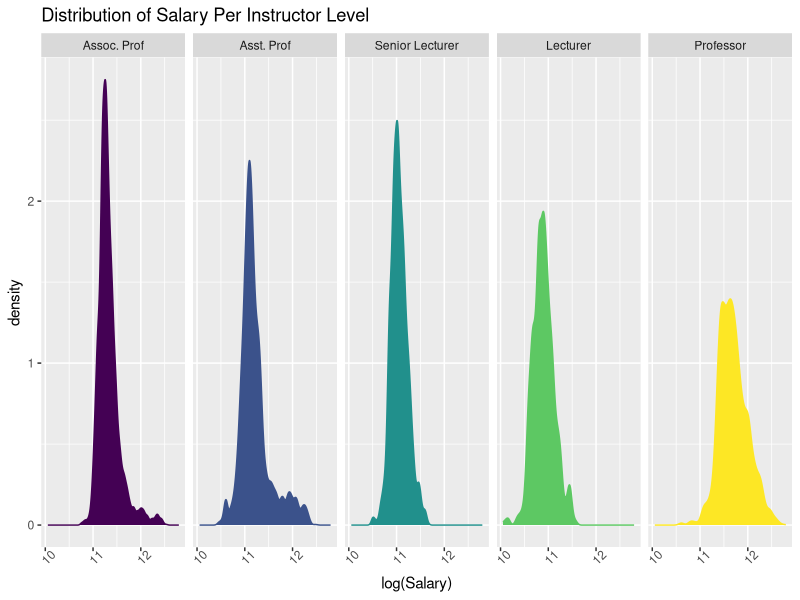
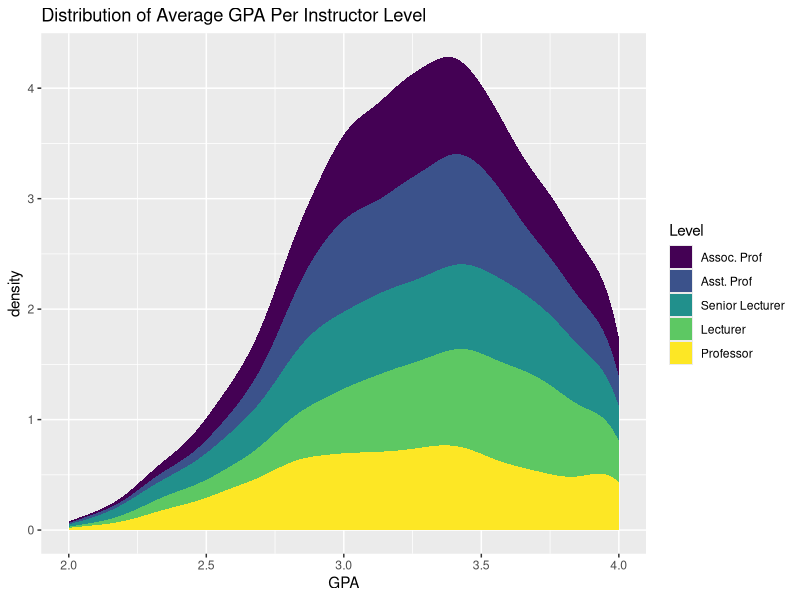

These charts were generated, in order, by the following R code: (Note: this script raises an error after producing the figures.)
## ---- chunk 1
knitr::opts_chunk$set(echo = TRUE)

# library
library(tidyverse)
library(dplyr)
library(viridis)
library(broom)
library(mgcv)

# read in data + edits
df <- read.csv("master_file.csv")
depts <- read.csv("dept.csv")
df <- df %>%
  filter(gpaAverage >= 2) %>%
  filter(Course < 400) %>%
  mutate(
    Class = recode_factor(Class,"Associate Professor" = "Assoc. Prof", "Assistant Professor" = "Asst. Prof"),
    Level = round(Course,digits=-2)
  ) %>%
  filter(Level > 0) %>%
  inner_join(depts) %>% 
  select(c(Name,Category,Class,nStudents,Salary,Year,gpaAverage,Level))
## ---- chunk 2
ggplot(df,aes(x=log(Salary),fill=Class,color=Class)) +
  geom_density() + 
  facet_grid(~Class) +
  scale_fill_viridis_d() +
  scale_color_viridis_d() +
  theme(legend.position = "None",axis.text.x = element_text(angle = 45)) +
  ggtitle("Distribution of Salary Per Instructor Level")
  
ggplot(df,aes(x=gpaAverage,fill=Class)) + 
  stat_density() +
  scale_fill_viridis_d() +
  ggtitle("Distribution of Average GPA Per Instructor Level") +
  xlab("GPA") + 
  labs(fill = "Level")

qplot(df$Level,stat="count",fill=df$Class,binwidth=40) +
  ggtitle("Instructor Breakdown by Course Levels") +
  xlab("Course Level") + 
  ylab("counts") + 
  scale_fill_viridis_d() +
  labs(fill = "Level")

ggplot(df,aes(x=Class,fill=Category)) + 
 stat_count() +
 scale_fill_viridis_d() +
 ggtitle("Breakdown of Departments and Instructor Type") +
 labs(fill = "Departments") +
 xlab("Instructor Type")
## ---- chunk 3
g1 <- ggplot(df,aes(x=gpaAverage,fill=Class)) + 
  stat_density() +
  scale_fill_viridis_d() +
  ggtitle("Distribution of Average GPA Per Class")

g1 <- df %>%
  group_by(Class) %>%
  ggplot(aes(x=gpaAverage,y=Salary,color=Class)) +
  geom_point(alpha=.1) + 
  geom_smooth(se=FALSE) +
  xlab("GPA") +
  ylab("Salary") +
  ggtitle("Average GPA and Average Salary Per Class Type")

g2 <- df %>%
  group_by(Class,Year) %>%
  ggplot(aes(x=gpaAverage,y=Salary,color=Class)) +
  geom_point(alpha=.1) + 
  geom_smooth(se=FALSE) +
  xlab("GPA") +
  ylab("Salary") +
  ggtitle("Average GPA and Average Salary Per Class Type") +
  facet_wrap(~Year)

g3 <- df %>%
  #select(c(Salary,gpaAverage,Year,Class)) %>%
  group_by(Year,Class) %>%
  summarise(aveGPA=mean(gpaAverage),aveSalary=mean(Salary)) %>%
  ggplot(aes(x=Year,y=aveGPA,color=aveSalary)) +
  geom_smooth(method="lm",se=FALSE,color="black")  +
  ggtitle("Increase in Salary and GPA Per Class Type") +
  xlab("Year")  + 
  ylab("Average GPA") + 
  geom_point(size=2,alpha=.4) + 
  facet_grid(~Class)  +
  theme(axis.text.x = element_text(angle = 45)) +
  labs(color = "Avg Salary") + 
  scale_color_viridis_c() 

g4 <- df %>%
  group_by(Class,Year) %>%
  summarise(aveGPA=mean(gpaAverage),aveStudents=mean(nStudents),aveSalary=mean(Salary)) %>%
  ggplot(aes(x=aveGPA,y=aveStudents,color=aveSalary)) +
  geom_smooth(method="lm",se=FALSE,color="black")  +
  ggtitle("Relationship Between Average GPA & Number of Students Per Class Type") +
  xlab("Average GPA")  + 
  ylab("Average Number of Students") + 
  geom_point(size=2,alpha=.4) + 
  facet_grid(~Class)  +
  theme(axis.text.x = element_text(angle = 45)) +
  labs(color = "Avg Salary") + 
  scale_color_viridis_c()

g1
g2
g3
g4

## ---- chunk 4
gam.4 <- gam(Salary ~ Category + Class + nStudents + gpaAverage + Year + Level, data = df)

gam.4.df = augment(gam.4)

ggplot(data = gam.4.df, aes(x = .fitted, y = Salary)) + geom_point() + ggtitle("Response vs. Fitted") + geom_smooth(method = 'loess')
ggplot(data = gam.4.df, aes(x = .resid)) + geom_histogram()

#print(gam.4$coefficients)
## ---- chunk 5
gam.5 <- gam(Salary ~ Category + Class + nStudents + Year + Level, data = df)

gam.5.df = augment(gam.5)

ggplot(data = gam.5.df, aes(x = .fitted, y = Salary)) + geom_point() + ggtitle("Response vs. Fitted") + geom_smooth(method = 'loess')
ggplot(data = gam.5.df, aes(x = .resid)) + geom_histogram()

#print(gam.5$coefficients)
## ---- chunk 6

